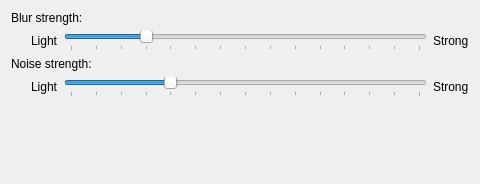
<?xml version="1.0" encoding="UTF-8"?>
<ui version="4.0">
 <class>BlurEffectConfig</class>
 <widget class="QWidget" name="BlurEffectConfig">
  <property name="geometry">
   <rect>
    <x>0</x>
    <y>0</y>
    <width>480</width>
    <height>184</height>
   </rect>
  </property>
  <layout class="QVBoxLayout" name="verticalLayout">
   <item>
    <widget class="QLabel" name="labelConstantBlurDescription">
     <property name="text">
      <string>Blur strength:</string>
     </property>
    </widget>
   </item>
   <item>
    <layout class="QHBoxLayout" name="horizontalLayout">
     <item>
      <spacer name="horizontalSpacer">
       <property name="orientation">
        <enum>Qt::Horizontal</enum>
       </property>
       <property name="sizeType">
        <enum>QSizePolicy::Fixed</enum>
       </property>
       <property name="sizeHint" stdset="0">
        <size>
         <width>20</width>
         <height>20</height>
        </size>
       </property>
      </spacer>
     </item>
     <item>
      <widget class="QLabel" name="labelConstantBlurLight">
       <property name="text">
        <string>Light</string>
       </property>
      </widget>
     </item>
     <item>
      <widget class="QSlider" name="kcfg_BlurStrength">
       <property name="minimum">
        <number>1</number>
       </property>
       <property name="maximum">
        <number>15</number>
       </property>
       <property name="singleStep">
        <number>1</number>
       </property>
       <property name="pageStep">
        <number>1</number>
       </property>
       <property name="value">
        <number>4</number>
       </property>
       <property name="orientation">
        <enum>Qt::Horizontal</enum>
       </property>
       <property name="tickPosition">
        <enum>QSlider::TicksBelow</enum>
       </property>
      </widget>
     </item>
     <item>
      <widget class="QLabel" name="labelConstantBlurStrong">
       <property name="text">
        <string>Strong</string>
       </property>
      </widget>
     </item>
    </layout>
   </item>
   <item>
    <widget class="QLabel" name="labelConstantNoiseDescription">
     <property name="text">
      <string>Noise strength:</string>
     </property>
    </widget>
   </item>
   <item>
    <layout class="QHBoxLayout" name="horizontalLayout_2">
     <item>
      <spacer name="horizontalSpacer_2">
       <property name="orientation">
        <enum>Qt::Horizontal</enum>
       </property>
       <property name="sizeType">
        <enum>QSizePolicy::Fixed</enum>
       </property>
       <property name="sizeHint" stdset="0">
        <size>
         <width>20</width>
         <height>20</height>
        </size>
       </property>
      </spacer>
     </item>
     <item>
      <widget class="QLabel" name="labelConstantNoiseLight">
       <property name="text">
        <string>Light</string>
       </property>
      </widget>
     </item>
     <item>
      <widget class="QSlider" name="kcfg_NoiseStrength">
       <property name="maximum">
        <number>14</number>
       </property>
       <property name="pageStep">
        <number>5</number>
       </property>
       <property name="value">
        <number>4</number>
       </property>
       <property name="orientation">
        <enum>Qt::Horizontal</enum>
       </property>
       <property name="tickPosition">
        <enum>QSlider::TicksBelow</enum>
       </property>
       <property name="tickInterval">
        <number>1</number>
       </property>
      </widget>
     </item>
     <item>
      <widget class="QLabel" name="labelConstantNoiseStrong">
       <property name="text">
        <string>Strong</string>
       </property>
      </widget>
     </item>
    </layout>
   </item>
   <item>
    <spacer name="verticalSpacer">
     <property name="orientation">
      <enum>Qt::Vertical</enum>
     </property>
     <property name="sizeHint" stdset="0">
      <size>
       <width>0</width>
       <height>0</height>
      </size>
     </property>
    </spacer>
   </item>
  </layout>
 </widget>
 <resources/>
 <connections/>
</ui>
